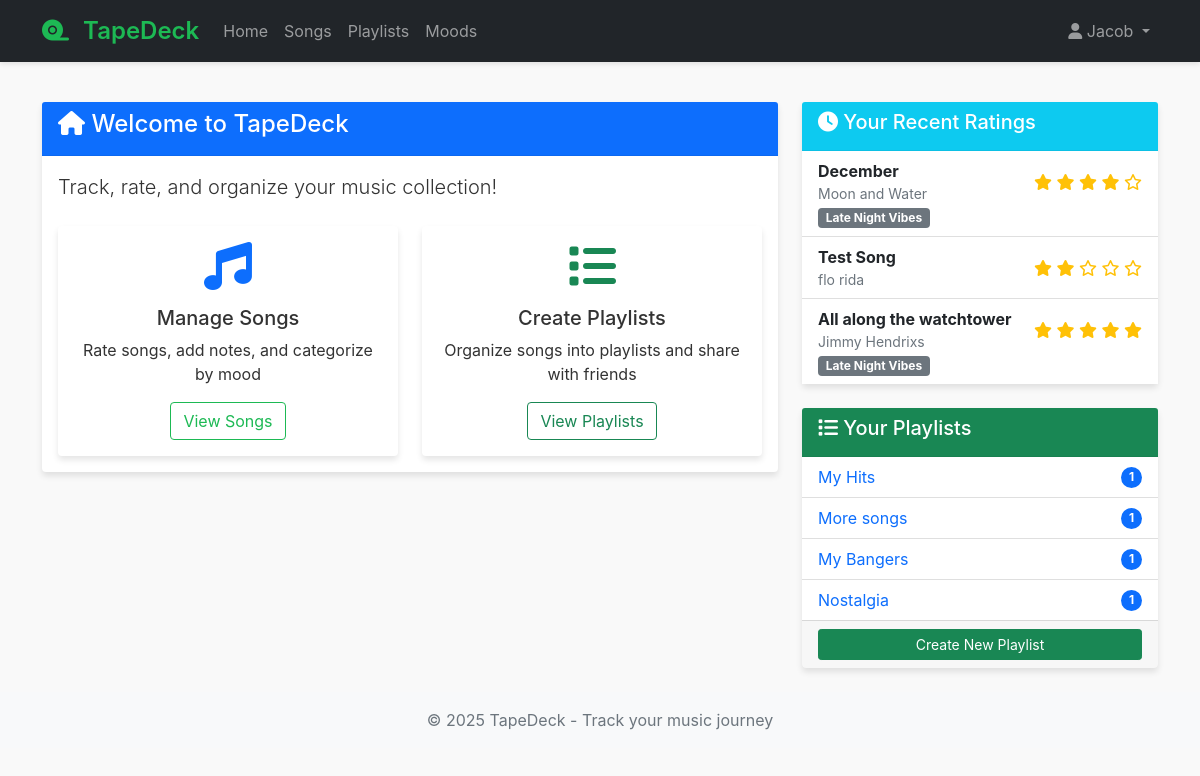
Page / (signed in) on the earlier database version.
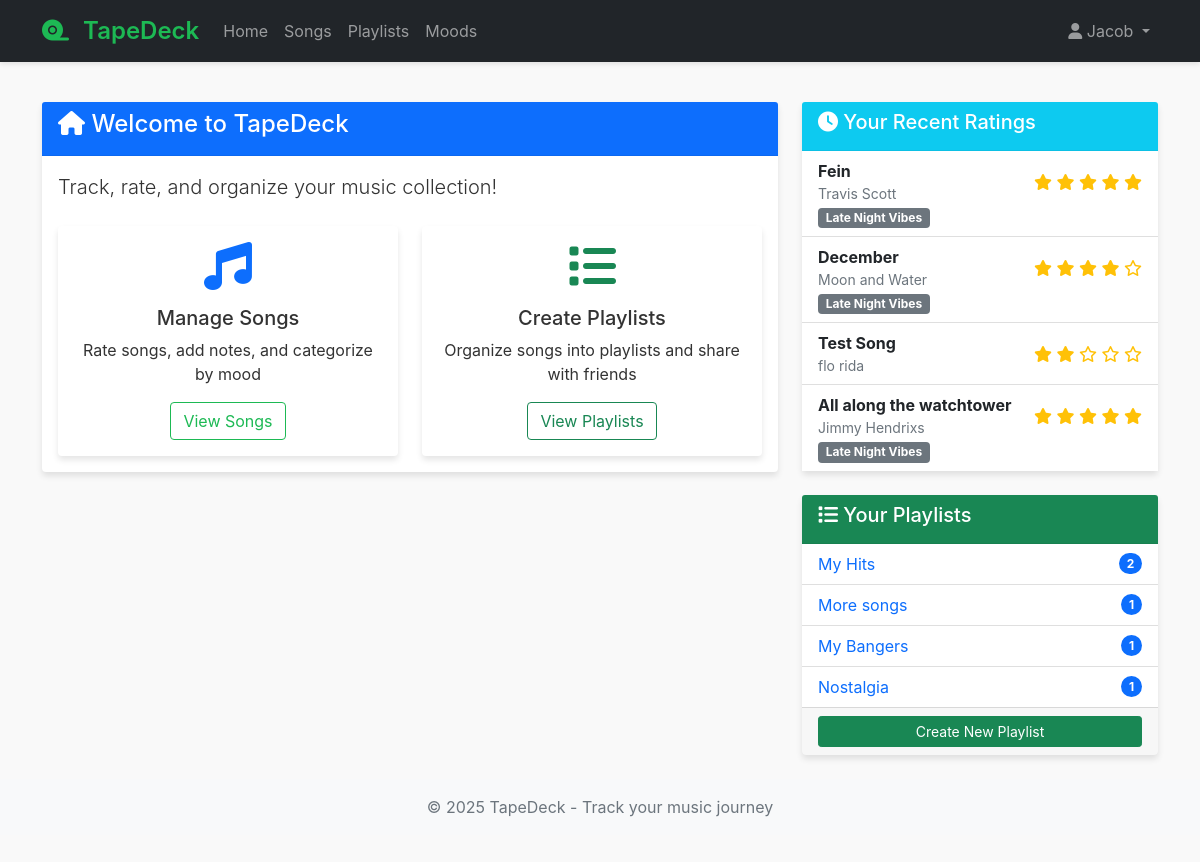
Same page on the later database version.
### models.py (models this page shows)
class SongRating(db.Model):
    __tablename__ = 'song_rating'
    rating_id = db.Column(db.Integer, primary_key=True)
    user_id = db.Column(db.Integer, db.ForeignKey('user.user_id'), nullable=False)
    song_id = db.Column(db.Integer, db.ForeignKey('song.song_id'), nullable=False)
    rating = db.Column(db.Float, nullable=False)
    mood_id = db.Column(db.Integer, db.ForeignKey('mood.mood_id'))
    notes = db.Column(db.Text)  # Added for note-taking requirement
    created_at = db.Column(db.DateTime, default=datetime.utcnow)
    updated_at = db.Column(db.DateTime, default=datetime.utcnow, onupdate=datetime.utcnow)

class Song(db.Model):
    __tablename__ = 'song'
    song_id = db.Column(db.Integer, primary_key=True)
    song_name = db.Column(db.String(100), nullable=False)
    release_date = db.Column(db.String(20))
    album_id = db.Column(db.Integer, db.ForeignKey('album.album_id'))
    artist_id = db.Column(db.Integer, db.ForeignKey('artist.artist_id'), nullable=False)
    genre = db.Column(db.String(50))  # Added genre for filtering requirement
    ratings = db.relationship('SongRating', backref='song', lazy=True)
    playlists = db.relationship('Playlist', secondary=playlist_songs, backref=db.backref('songs', lazy='dynamic'))

class Artist(db.Model):
    __tablename__ = 'artist'
    artist_id = db.Column(db.Integer, primary_key=True)
    artist_name = db.Column(db.String(100), nullable=False)
    songs = db.relationship('Song', backref='artist', lazy=True)

class Mood(db.Model):
    __tablename__ = 'mood'
    mood_id = db.Column(db.Integer, primary_key=True)
    mood = db.Column(db.String(50), nullable=False)
    user_id = db.Column(db.Integer, db.ForeignKey('user.user_id'))  # Added for custom moods per user
    ratings = db.relationship('SongRating', backref='mood', lazy=True)

class Playlist(db.Model):
    __tablename__ = 'playlist'
    playlist_id = db.Column(db.Integer, primary_key=True)
    playlist_name = db.Column(db.String(100), nullable=False)
    created_by = db.Column(db.Integer, db.ForeignKey('user.user_id'), nullable=False)
    created_at = db.Column(db.DateTime, default=datetime.utcnow)
    creator = db.relationship('User', foreign_keys=[created_by])

### routes.py (the view)
@bp.route('/')
@login_required
def home():
    recent_ratings = SongRating.query.filter_by(user_id=current_user.user_id).order_by(SongRating.updated_at.desc()).limit(5).all()
    playlists = Playlist.query.join(playlist_manager).filter(
        playlist_manager.c.user_id == current_user.user_id
    ).all()
    return render_template('home.html', recent_ratings=recent_ratings, playlists=playlists)

### app.py (called while the page is built)
def create_app(config_class=Config):
    app = Flask(__name__)
    app.config.from_object(config_class)
    app.jinja_env.globals.update(enumerate=enumerate)
    db.init_app(app)
    login_manager = LoginManager()
    login_manager.login_view = 'routes.login'
    login_manager.login_message_category = 'info'
    login_manager.init_app(app)
    @login_manager.user_loader
    def load_user(user_id):
        return User.query.get(int(user_id))
    app.register_blueprint(routes_bp)
    with app.app_context():
        db.create_all()
    return app

### templates/home.html (shortened to what the changed rows need)
{% extends "base.html" %}
{% block content %}
<div class="row">
    <div class="col-md-4">
        <div class="card mb-4">
            <div class="card-body p-0">
                {% if recent_ratings %}
                    <ul class="list-group list-group-flush">
                        {% for rating in recent_ratings %}
                            <li class="list-group-item">
                                <div class="d-flex justify-content-between align-items-center">
                                    <div>
                                        <strong>{{ rating.song.song_name }}</strong>
                                        <div class="text-muted small">{{ rating.song.artist.artist_name }}</div>
                                    </div>
                                    <div class="text-warning">
                                        {% for i in range(5) %}
                                            {% if i < rating.rating|int %}
                                                <i class="fas fa-star"></i>
                                            {% elif i < rating.rating and i >= rating.rating|int %}
                                                <i class="fas fa-star-half-alt"></i>
                                            {% else %}
                                                <i class="far fa-star"></i>
                                            {% endif %}
                                        {% endfor %}
                                    </div>
                                </div>
                                {% if rating.mood %}
                                    <span class="badge bg-secondary">{{ rating.mood.mood }}</span>
                                {% endif %}
                            </li>
                        {% endfor %}
                    </ul>
                {% else %}
                    <div class="text-center p-4">
                        <p class="text-muted">You haven't rated any songs yet.</p>
                        <a href="{{ url_for('routes.songs') }}" class="btn btn-sm btn-primary">Start Rating</a>
                    </div>
                {% endif %}
            </div>
        </div>
        <div class="card">
            <div class="card-body p-0">
                {% if playlists %}
                    <ul class="list-group list-group-flush">
                        {% for playlist in playlists %}
                            <li class="list-group-item">
                                <a href="{{ url_for('routes.view_playlist', playlist_id=playlist.playlist_id) }}" class="d-flex justify-content-between align-items-center text-decoration-none">
                                    <span>{{ playlist.playlist_name }}</span>
                                    <span class="badge bg-primary rounded-pill">{{ playlist.songs.count() }}</span>
                                </a>
                            </li>
                        {% endfor %}
                    </ul>
                {% else %}
                    <div class="text-center p-4">
                        <p class="text-muted">You don't have any playlists yet.</p>
                        <a href="{{ url_for('routes.create_playlist') }}" class="btn btn-sm btn-success">Create Playlist</a>
                    </div>
                {% endif %}
            </div>
        </div>
    </div>
</div>
{% endblock %}

Differences in the rows shown:
added SongRating: song.song_name "Fein", song.artist.artist_name "Travis Scott", rating 5 (drawn), mood.mood "Late Night Vibes"
computed for Playlist "My Hits": songs.count "1" → "2"
